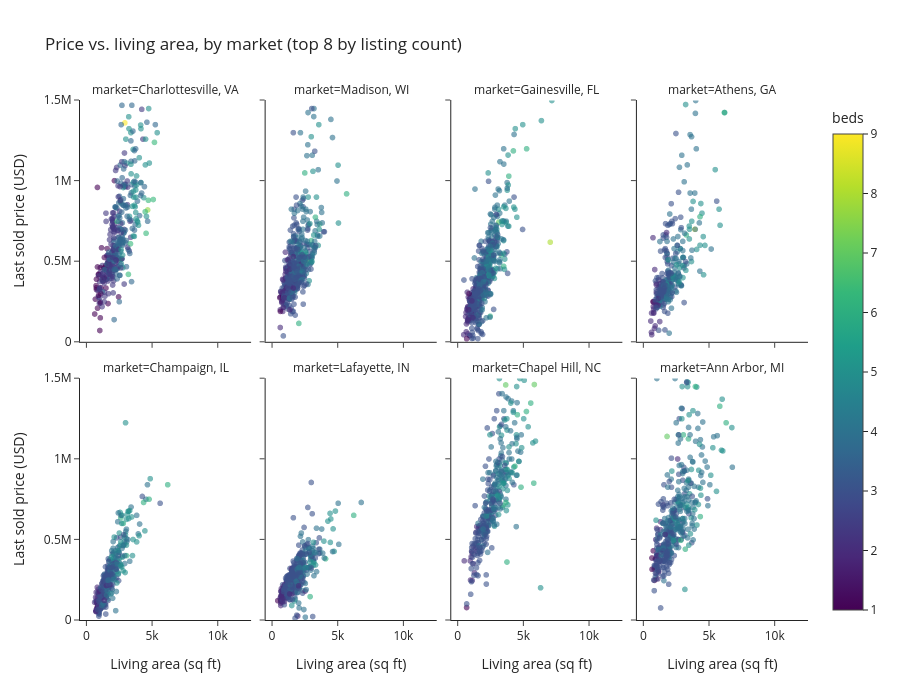

The code cell stored with this chart in its notebook:
### Markdown cell above
## 📐 What Drives Price Within a Market?

Living area is the biggest single driver in almost every residential market.
Faceting by market lets the committee see how steep that relationship is in
each town.

### Code cell
sample = df.sample(n=min(5000, len(df)), random_state=0)
top_markets = market_counts.nlargest(8, "listings")["market"].tolist()
sample8 = sample[sample["market"].isin(top_markets)]

fig = px.scatter(
    sample8,
    x="living_area",
    y="price",
    color="beds",
    facet_col="market",
    facet_col_wrap=4,
    opacity=0.6,
    height=700,
    title="Price vs. living area, by market (top 8 by listing count)",
    labels={"living_area": "Living area (sq ft)", "price": "Last sold price (USD)"},
)
fig.update_yaxes(range=[0, 1_500_000])
fig.show()

### Figure 1 — Plotly figure (JSON) as saved in the notebook; plotly's stock layout.template omitted (floating-point values rounded to 4 significant figures; data arrays with more than 128 entries replaced by an {"elided": "..."} marker saying what was removed)
{"data": [{"hovertemplate": "market=Charlottesville, VA<br>Living area (sq ft)=%{x}<br>Last sold price (USD)=%{y}<br>beds=%{marker.color}<extra></extra>", "legendgroup": "", "marker": {"color": {"elided": "402 int values"}, "coloraxis": "coloraxis", "opacity": 0.6, "symbol": "circle"}, "mode": "markers", "name": "", "showlegend": false, "type": "scattergl", "x": {"elided": "402 float values"}, "xaxis": "x5", "y": {"elided": "402 int values"}, "yaxis": "y5"}, {"hovertemplate": "market=Madison, WI<br>Living area (sq ft)=%{x}<br>Last sold price (USD)=%{y}<br>beds=%{marker.color}<extra></extra>", "legendgroup": "", "marker": {"color": {"elided": "663 int values"}, "coloraxis": "coloraxis", "opacity": 0.6, "symbol": "circle"}, "mode": "markers", "name": "", "showlegend": false, "type": "scattergl", "x": {"elided": "663 float values"}, "xaxis": "x6", "y": {"elided": "663 int values"}, "yaxis": "y6"}, {"hovertemplate": "market=Gainesville, FL<br>Living area (sq ft)=%{x}<br>Last sold price (USD)=%{y}<br>beds=%{marker.color}<extra></extra>", "legendgroup": "", "marker": {"color": {"elided": "800 int values"}, "coloraxis": "coloraxis", "opacity": 0.6, "symbol": "circle"}, "mode": "markers", "name": "", "showlegend": false, "type": "scattergl", "x": {"elided": "800 float values"}, "xaxis": "x7", "y": {"elided": "800 int values"}, "yaxis": "y7"}, {"hovertemplate": "market=Athens, GA<br>Living area (sq ft)=%{x}<br>Last sold price (USD)=%{y}<br>beds=%{marker.color}<extra></extra>", "legendgroup": "", "marker": {"color": {"elided": "327 int values"}, "coloraxis": "coloraxis", "opacity": 0.6, "symbol": "circle"}, "mode": "markers", "name": "", "showlegend": false, "type": "scattergl", "x": {"elided": "327 float values"}, "xaxis": "x8", "y": {"elided": "327 int values"}, "yaxis": "y8"}, {"hovertemplate": "market=Champaign, IL<br>Living area (sq ft)=%{x}<br>Last sold price (USD)=%{y}<br>beds=%{marker.color}<extra></extra>", "legendgroup": "", "marker": {"color": {"elided": "336 int values"}, "coloraxis": "coloraxis", "opacity": 0.6, "symbol": "circle"}, "mode": "markers", "name": "", "showlegend": false, "type": "scattergl", "x": {"elided": "336 float values"}, "xaxis": "x", "y": {"elided": "336 int values"}, "yaxis": "y"}, {"hovertemplate": "market=Lafayette, IN<br>Living area (sq ft)=%{x}<br>Last sold price (USD)=%{y}<br>beds=%{marker.color}<extra></extra>", "legendgroup": "", "marker": {"color": {"elided": "502 int values"}, "coloraxis": "coloraxis", "opacity": 0.6, "symbol": "circle"}, "mode": "markers", "name": "", "showlegend": false, "type": "scattergl", "x": {"elided": "502 float values"}, "xaxis": "x2", "y": {"elided": "502 int values"}, "yaxis": "y2"}, {"hovertemplate": "market=Chapel Hill, NC<br>Living area (sq ft)=%{x}<br>Last sold price (USD)=%{y}<br>beds=%{marker.color}<extra></extra>", "legendgroup": "", "marker": {"color": {"elided": "367 int values"}, "coloraxis": "coloraxis", "opacity": 0.6, "symbol": "circle"}, "mode": "markers", "name": "", "showlegend": false, "type": "scattergl", "x": {"elided": "367 float values"}, "xaxis": "x3", "y": {"elided": "367 int values"}, "yaxis": "y3"}, {"hovertemplate": "market=Ann Arbor, MI<br>Living area (sq ft)=%{x}<br>Last sold price (USD)=%{y}<br>beds=%{marker.color}<extra></extra>", "legendgroup": "", "marker": {"color": {"elided": "431 int values"}, "coloraxis": "coloraxis", "opacity": 0.6, "symbol": "circle"}, "mode": "markers", "name": "", "showlegend": false, "type": "scattergl", "x": {"elided": "431 float values"}, "xaxis": "x4", "y": {"elided": "431 int values"}, "yaxis": "y4"}], "layout": {"annotations": [{"font": {}, "showarrow": false, "text": "market=Champaign, IL", "x": 0.1175, "xanchor": "center", "xref": "paper", "y": 0.465, "yanchor": "bottom", "yref": "paper"}, {"font": {}, "showarrow": false, "text": "market=Lafayette, IN", "x": 0.3725, "xanchor": "center", "xref": "paper", "y": 0.465, "yanchor": "bottom", "yref": "paper"}, {"font": {}, "showarrow": false, "text": "market=Chapel Hill, NC", "x": 0.6275, "xanchor": "center", "xref": "paper", "y": 0.465, "yanchor": "bottom", "yref": "paper"}, {"font": {}, "showarrow": false, "text": "market=Ann Arbor, MI", "x": 0.8825, "xanchor": "center", "xref": "paper", "y": 0.465, "yanchor": "bottom", "yref": "paper"}, {"font": {}, "showarrow": false, "text": "market=Charlottesville, VA", "x": 0.1175, "xanchor": "center", "xref": "paper", "y": 1.0, "yanchor": "bottom", "yref": "paper"}, {"font": {}, "showarrow": false, "text": "market=Madison, WI", "x": 0.3725, "xanchor": "center", "xref": "paper", "y": 1.0, "yanchor": "bottom", "yref": "paper"}, {"font": {}, "showarrow": false, "text": "market=Gainesville, FL", "x": 0.6275, "xanchor": "center", "xref": "paper", "y": 1.0, "yanchor": "bottom", "yref": "paper"}, {"font": {}, "showarrow": false, "text": "market=Athens, GA", "x": 0.8825, "xanchor": "center", "xref": "paper", "y": 1.0, "yanchor": "bottom", "yref": "paper"}], "coloraxis": {"colorbar": {"title": {"text": "beds"}}, "colorscale": [[0.0, "#440154"], [0.1111, "#482878"], [0.2222, "#3e4989"], [0.3333, "#31688e"], [0.4444, "#26828e"], [0.5556, "#1f9e89"], [0.6667, "#35b779"], [0.7778, "#6ece58"], [0.8889, "#b5de2b"], [1.0, "#fde725"]]}, "height": 700, "legend": {"tracegroupgap": 0}, "title": {"text": "Price vs. living area, by market (top 8 by listing count)"}, "xaxis": {"anchor": "y", "domain": [0.0, 0.235], "title": {"text": "Living area (sq ft)"}}, "xaxis2": {"anchor": "y2", "domain": [0.255, 0.49], "matches": "x", "title": {"text": "Living area (sq ft)"}}, "xaxis3": {"anchor": "y3", "domain": [0.51, 0.745], "matches": "x", "title": {"text": "Living area (sq ft)"}}, "xaxis4": {"anchor": "y4", "domain": [0.765, 1.0], "matches": "x", "title": {"text": "Living area (sq ft)"}}, "xaxis5": {"anchor": "y5", "domain": [0.0, 0.235], "matches": "x", "showticklabels": false}, "xaxis6": {"anchor": "y6", "domain": [0.255, 0.49], "matches": "x", "showticklabels": false}, "xaxis7": {"anchor": "y7", "domain": [0.51, 0.745], "matches": "x", "showticklabels": false}, "xaxis8": {"anchor": "y8", "domain": [0.765, 1.0], "matches": "x", "showticklabels": false}, "yaxis": {"anchor": "x", "domain": [0.0, 0.465], "range": [0, 1500000], "title": {"text": "Last sold price (USD)"}}, "yaxis2": {"anchor": "x2", "domain": [0.0, 0.465], "matches": "y", "range": [0, 1500000], "showticklabels": false}, "yaxis3": {"anchor": "x3", "domain": [0.0, 0.465], "matches": "y", "range": [0, 1500000], "showticklabels": false}, "yaxis4": {"anchor": "x4", "domain": [0.0, 0.465], "matches": "y", "range": [0, 1500000], "showticklabels": false}, "yaxis5": {"anchor": "x5", "domain": [0.535, 1.0], "matches": "y", "range": [0, 1500000], "title": {"text": "Last sold price (USD)"}}, "yaxis6": {"anchor": "x6", "domain": [0.535, 1.0], "matches": "y", "range": [0, 1500000], "showticklabels": false}, "yaxis7": {"anchor": "x7", "domain": [0.535, 1.0], "matches": "y", "range": [0, 1500000], "showticklabels": false}, "yaxis8": {"anchor": "x8", "domain": [0.535, 1.0], "matches": "y", "range": [0, 1500000], "showticklabels": false}}}
